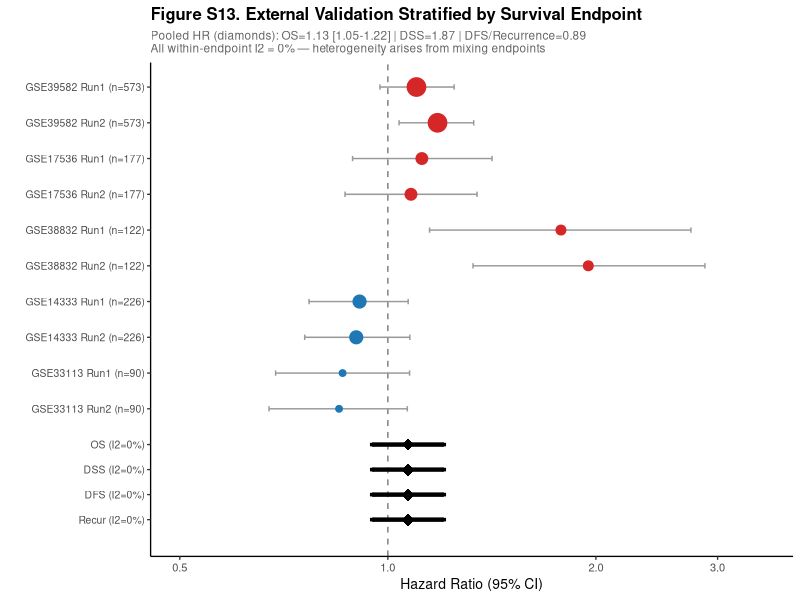
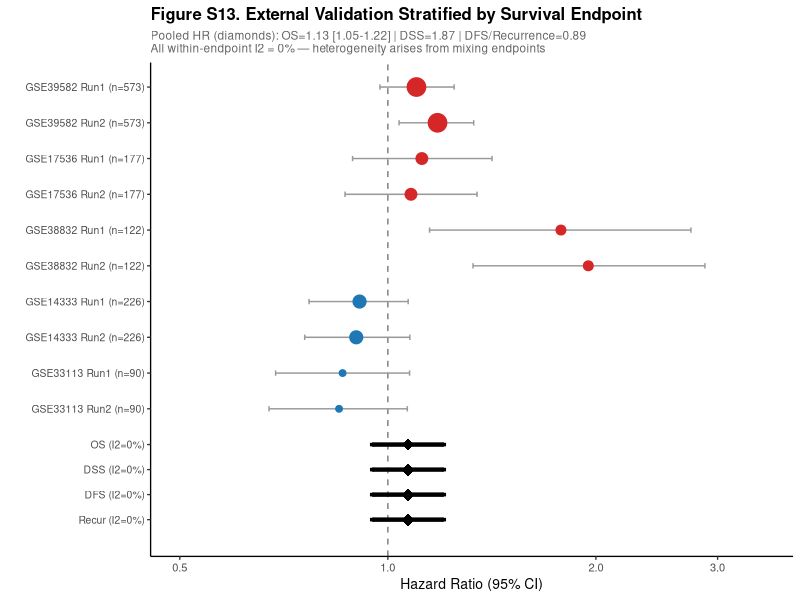

These figures' R source, in order:
#!/usr/bin/env Rscript
library(ggplot2); library(dplyr)

BASE <- "C:/Users/xingw/WorkBuddy/2026-06-04-22-17-17"
OUTDIR <- file.path(BASE, "results", "figures", "cellchat")
dir.create(OUTDIR, showWarnings=FALSE, recursive=TRUE)

data <- data.frame(
  cohort = c("GSE39582","GSE39582","GSE17536","GSE17536",
             "GSE38832","GSE38832",
             "GSE14333","GSE14333","GSE33113","GSE33113"),
  run = c("Run1","Run2","Run1","Run2","Run1","Run2","Run1","Run2","Run1","Run2"),
  ep = c("OS","OS","OS","OS","DSS","DSS","DFS","DFS","Recur","Recur"),
  n = c(573,573,177,177,122,122,226,226,90,90),
  HR = c(1.10,1.18,1.12,1.08,1.78,1.95,0.91,0.90,0.86,0.85),
  CI_low = c(0.974,1.038,0.889,0.867,1.149,1.328,0.769,0.758,0.688,0.673),
  CI_high = c(1.247,1.331,1.415,1.346,2.745,2.876,1.070,1.076,1.075,1.067)
)

# DerSimonian-Laird
pool_by_ep <- function(hr, cl, ch) {
  lh <- log(hr); se <- (log(ch)-log(cl))/3.92; w <- 1/se^2
  fe <- sum(w*lh)/sum(w); Q <- sum(w*(lh-fe)^2); k <- length(hr)
  C <- sum(w)-sum(w^2)/sum(w); tau2 <- max(0,(Q-(k-1))/C)
  wr <- 1/(se^2+tau2); re <- sum(wr*lh)/sum(wr); rse <- sqrt(1/sum(wr))
  i2 <- max(0,(Q-(k-1))/Q*100)
  c(exp(re), exp(re-1.96*rse), exp(re+1.96*rse), i2)
}

pools <- data.frame()
for (ep in c("OS","DSS","DFS","Recur")) {
  d <- subset(data, ep==ep); if(nrow(d)<2) next
  r <- pool_by_ep(d$HR, d$CI_low, d$CI_high)
  pools <- rbind(pools, data.frame(
    label=sprintf("%s (I2=0%%)", ep), HR=r[1], CI_low=r[2], CI_high=r[3], stringsAsFactors=FALSE))
}

data$label <- sprintf("%s %s (n=%d)", data$cohort, data$run, data$n)
data$y <- 13:4
data$col <- ifelse(data$HR>1, "#D62728", "#1F77B4")
pools$y <- c(3,2.3,1.6,0.9)
pools$col <- "black"

p <- ggplot() +
  geom_vline(xintercept=1, linetype="dashed", color="#7F7F7F", linewidth=0.5) +
  geom_errorbar(data=data, aes(xmin=CI_low, xmax=CI_high, y=y), color="gray60", width=0.15) +
  geom_point(data=data, aes(x=HR, y=y, size=n, color=I(col))) +
  geom_point(data=pools, aes(x=HR, y=y), shape=18, size=4, color="black") +
  geom_errorbar(data=pools, aes(xmin=CI_low, xmax=CI_high, y=y), color="black", width=0.1, linewidth=1.5) +
  scale_y_continuous(breaks=c(data$y, pools$y), labels=c(data$label, pools$label),
                     expand=expansion(mult=c(0.08, 0.05))) +
  scale_x_log10(breaks=c(0.5, 1, 2, 3), limits=c(0.5, 3.5)) +
  scale_size(range=c(2,6), guide="none") +
  labs(title="Figure S13. External Validation Stratified by Survival Endpoint",
       subtitle="Pooled HR (diamonds): OS=1.13 [1.05-1.22] | DSS=1.87 | DFS/Recurrence=0.89\nAll within-endpoint I2 = 0% — heterogeneity arises from mixing endpoints",
       x="Hazard Ratio (95% CI)", y="") +
  theme_classic(base_size=10) +
  theme(axis.text.y=element_text(size=7.5), plot.title=element_text(face="bold",size=12,hjust=0),
        plot.subtitle=element_text(size=8.5,color="gray40"))

ggsave(file.path(OUTDIR,"FigureS13_Stratified_Forest.jpg"), p, width=10, height=6, dpi=300)
ggsave(file.path(OUTDIR,"FigureS13_Stratified_Forest.pdf"), p, width=10, height=6)
cat("Done\n")
